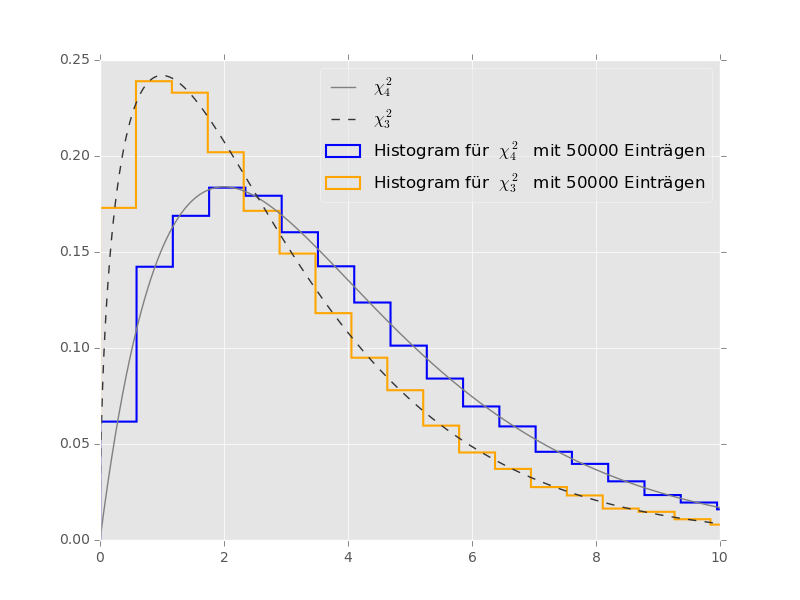

Write Python code to recreate this figure.
# coding: utf-8

import matplotlib
matplotlib.use('Qt4Agg')

import matplotlib.pyplot as plt
plt.style.use('ggplot')
import numpy as np
from scipy.stats import chi2
# from scipy.stats import norm

N =50000
# x = (np.random.random(N) - 0.5)*8
# y = np.random.random(N)*0.6
r = np.arange(0, 10, 0.01)

n = 4
plt.plot(r,  chi2.pdf(r, n), label="$\chi_"+str(n)+"^2$", color='0.5')

n=3
plt.plot(r,  chi2.pdf(r, n), '--', label="$\chi_"+str(n)+"^2$", color='0.2')

n = 4
inv =  np.log(np.random.random((N, n*0.5)))
inv = -2 * np.sum(inv, axis=1)
plt.hist(inv, linewidth=1.5, histtype='step', bins = 50, normed=True, color="blue", label="Histogram für  $\chi_"+str(n)+"^2$  mit "+str(N)+" Einträgen")


n = 3
invodd =  np.log(np.random.random((N, (n-1)*0.5)))
invodd = -2 * np.sum(invodd, axis=1) + np.random.normal(loc=0, scale=1, size=N)**2
plt.hist(invodd, linewidth=1.5, histtype='step', bins = 50, normed=True, color="orange", label="Histogram für  $\chi_"+str(n)+"^2$  mit "+str(N)+" Einträgen")

plt.legend(loc='best', fancybox=True, framealpha=0.5)
plt.xlim(xmax = 10)
# plt.show()
plt.savefig('x2.png')
